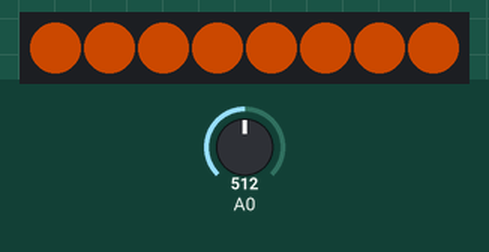
This sketch was run on a simulated ATtiny85, built with avr-gcc and run on an emulated ATtiny85. On the bench: 8 RGB LEDs in strip order, left to right. The test bench sets the inputs (shaded band); at power-on: A0 = 512. Dim RGB values are drawn brighter than linear.

Above: at 2.6 s.
2.7 s: A0 set to 306
At 4.7 s:
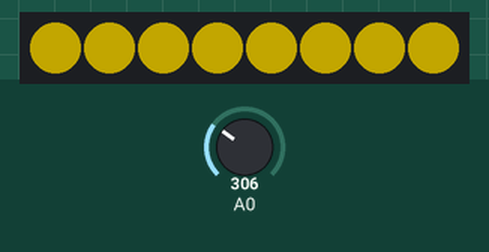
5.5 s: A0 set to 245
At 7.37 s:
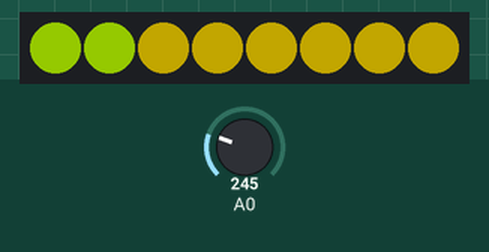
9.1 s: A0 set to 122
At 12.3 s:
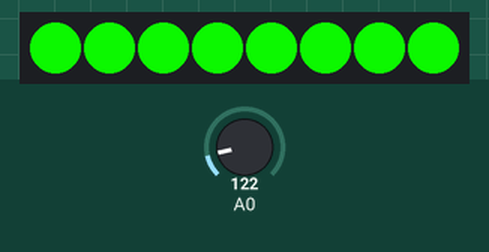
12.7 s: A0 set to 0
At 14.5 s:
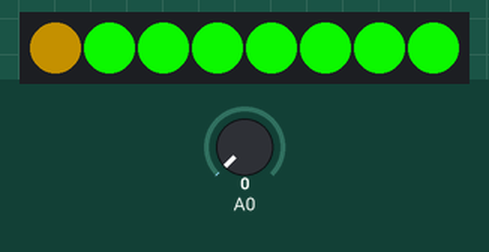
16.3 s: A0 set to 265
At 19.6 s:
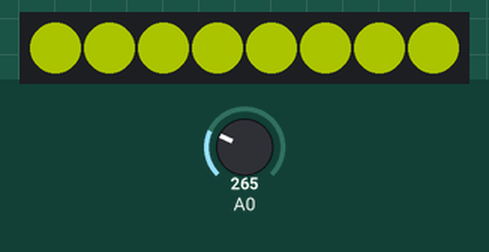
19.9 s: A0 set to 122
At 21.72 s:
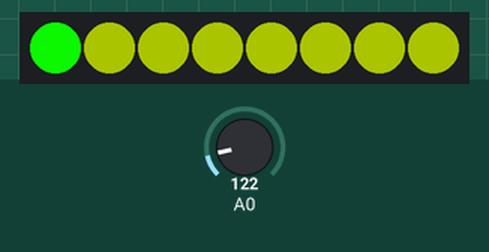
Timing chart, 0 to 23.9 s (numbered marks = the images above; inputs shaded):
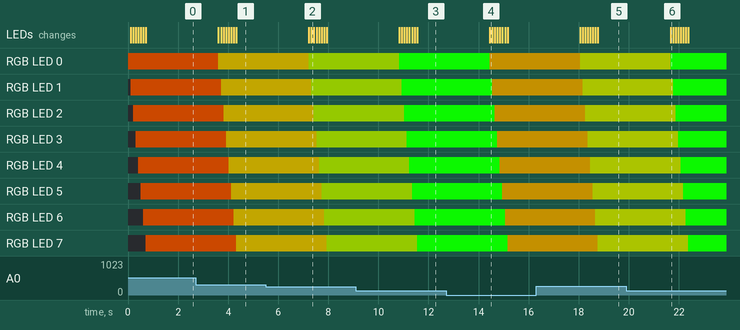

Measured:
- after the input at 2.7 s, RGB LED 0: RGB(108, 38, 0) → RGB(89, 76, 0) after 0.91 s; RGB LED 1: RGB(108, 38, 0) → RGB(89, 76, 0) after 1.0 s
- after the input at 5.5 s, RGB LED 0: RGB(89, 76, 0) → RGB(76, 102, 0) after 1.7 s; RGB LED 1: RGB(89, 76, 0) → RGB(76, 102, 0) after 1.8 s
- after the input at 9.1 s, RGB LED 0: RGB(76, 102, 0) → RGB(11, 233, 0) after 1.7 s; RGB LED 1: RGB(76, 102, 0) → RGB(11, 233, 0) after 1.8 s
- after the input at 12.7 s, RGB LED 0: RGB(11, 233, 0) → RGB(93, 68, 0) after 1.8 s; RGB LED 1: RGB(11, 233, 0) → RGB(93, 68, 0) after 1.9 s; RGB LED 2: RGB(11, 233, 0) → RGB(93, 68, 0) after 2.0 s; RGB LED 3: RGB(11, 233, 0) → RGB(93, 68, 0) after 2.1 s; RGB LED 4: RGB(11, 233, 0) → RGB(93, 68, 0) after 2.2 s; the LEDs: change after 1.8 s (image 4)
- after the input at 16.3 s, RGB LED 0: RGB(93, 68, 0) → RGB(81, 93, 0) after 1.8 s; RGB LED 1: RGB(93, 68, 0) → RGB(81, 93, 0) after 1.9 s
- after the input at 19.9 s, RGB LED 0: RGB(81, 93, 0) → RGB(11, 233, 0) after 1.8 s; RGB LED 1: RGB(81, 93, 0) → RGB(11, 233, 0) after 1.9 s; RGB LED 2: RGB(81, 93, 0) → RGB(11, 233, 0) after 2.0 s; RGB LED 3: RGB(81, 93, 0) → RGB(11, 233, 0) after 2.1 s; RGB LED 4: RGB(81, 93, 0) → RGB(11, 233, 0) after 2.2 s; the LEDs: change after 1.8 s (image 6)

The sketch:

sketch_fullcolor_led_stripe.ino
```cpp
// ライブラリの読み込み
#include <Adafruit_NeoPixel.h>
#include <avr/power.h> // 電力制御
// テープLEDの数
#define NUMPIXELS 8
// ピンポート
const int gp2y0a710kPin  = 0; // アナログ
const int neoPixelPin    = 6;// デジタル

Adafruit_NeoPixel pixels = Adafruit_NeoPixel(NUMPIXELS, neoPixelPin, NEO_GRB + NEO_KHZ800);

void setup() {
  // put your setup code here, to run once:

  #if defined (__AVR_ATtiny85__)
  if (F_CPU == 16000000) clock_prescale_set(clock_div_1);
  #endif

  pixels.begin();
}

void loop() {
  // put your main code here, to run repeatedly:

  // 距離の測定
  int GP2Y0A710K = getGP2Y0A710K(gp2y0a710kPin);

  // LEDの制御
  int green = GP2Y0A710K * 255 / 60;
  if(green < 0 || green > 255) green = 0;
  int red = (255-green)/2;
  ctrlLED(red, green, 0); // 距離が近づくほどより赤く点灯する

  delay(1000);
}

// 距離の測定
int getGP2Y0A710K(int pin){
  int a_in = analogRead(pin);
  return (6762/(a_in-9))-4;
}

// LEDの制御
void ctrlLED(int red, int green, int blue){

  for(int i=0;i<NUMPIXELS;i++){
    // pixels.Color takes RGB values, from 0,0,0 up to 255,255,255
    pixels.setPixelColor(i, pixels.Color(red,green,blue)); // Moderately bright green color.
    pixels.show(); // This sends the updated pixel color to the hardware.
    delay(100); // Delay for a period of time (in milliseconds).
  }

}
```
